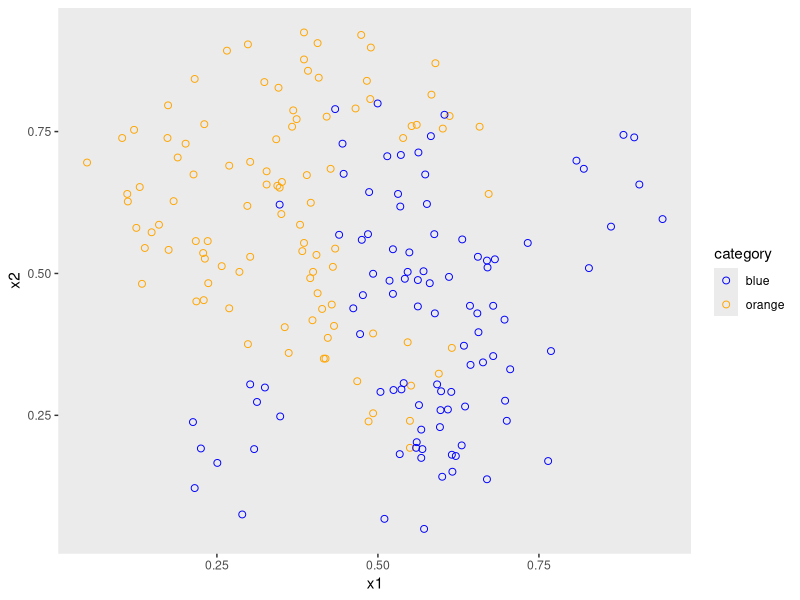
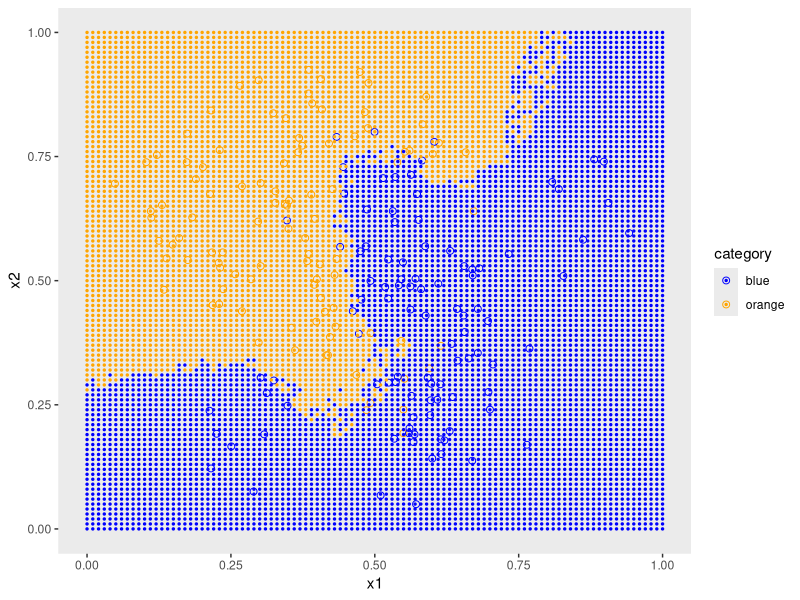
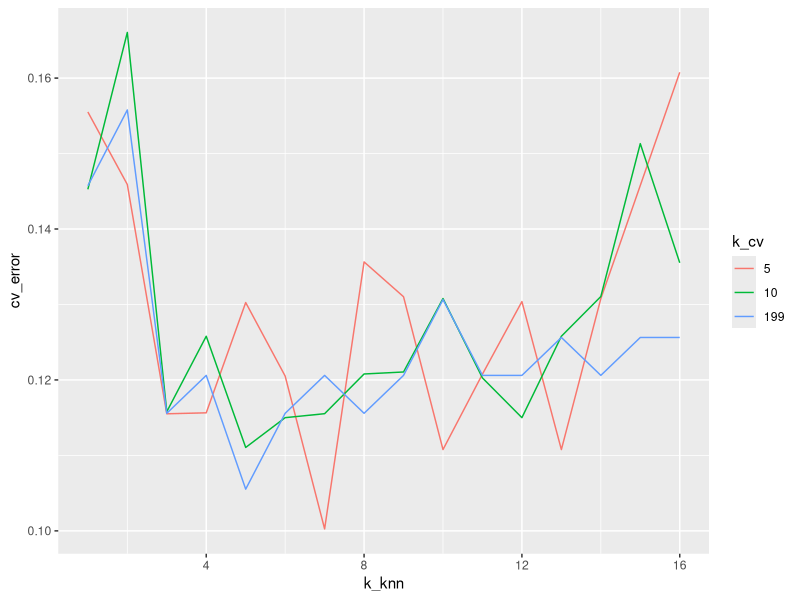

The R script that drew these images, in order: (Note: a time limit stopped this script after it produced the figures.)
#' ---
#' title: "Classification in machine learning"
#' author: Brett Melbourne
#' date: 26 Jan 2022
#' output:
#'     github_document
#' ---

#' This example is from Chapter 2.2.3 of James et al. (2021). An Introduction to
#' Statistical Learning. It is the simulated dataset in Fig 2.13.

#+ results=FALSE, message=FALSE, warning=FALSE
library(ggplot2)
library(dplyr)

#' Orange-blue data:

orbludat <-  read.csv("data/orangeblue.csv")

orbludat |> 
    ggplot() +
    geom_point(aes(x=x1, y=x2, col=category), shape=1, size=2) +
    scale_color_manual(values=c("blue","orange")) +
    theme(panel.grid=element_blank())


#' We'll start by expanding the capability of our KNN function to handle
#' multiple x variables and the classification case with 2 categories. We'll
#' also handle the case where different categories have identical estimated
#' probabilities by choosing the predicted category randomly, a standard
#' strategy in NN algorithms.

# KNN function for a data frame of x_new
# x:       x data of variables in columns (matrix, numeric)
# y:       y data, 2 categories (vector, character)
# x_new:   values of x variables at which to predict y (matrix, numeric)
# k:       number of nearest neighbors to average (scalar, integer)
# return:  predicted y at x_new (vector, character)
#
knn_classify2 <- function(x, y, x_new, k) {
    tol <- .Machine$double.eps ^ 0.5 #Tolerance for floating point equality
    category <- unique(y)
    y_int <- ifelse(y == category[1], 0, 1) #Convert categories to integers
    nx <- nrow(x)
    n <- nrow(x_new)
    c <- ncol(x_new)
    p_cat2 <- rep(NA, n)
    for ( i in 1:n ) {
    #   Distance of x_new to other x (Euclidean, i.e. sqrt(a^2+b^2+..))
        x_new_m <- matrix(x_new[i,], nx, c, byrow=TRUE)
        d <- sqrt(rowSums((x - x_new_m) ^ 2))
    #   Sort y ascending by d; break ties randomly
        y_sort <- y_int[order(d, sample(1:length(d)))]
    #   Mean of k nearest y data (gives probability of category 2)
        p_cat2[i] <- mean(y_sort[1:k])
    }
    y_pred <- ifelse(p_cat2 > 0.5, category[2], category[1])
    # Break ties if probability is equal (i.e. exactly 0.5)
    rnd_category <- sample(category, n, replace=TRUE) #vector of random labels
    y_pred <- ifelse(abs(p_cat2 - 0.5) < tol, rnd_category, y_pred)
    return(y_pred)
}


#' Test the output of the knn_classify2 function.
nm <- matrix(runif(8), nrow=4, ncol=2)
knn_classify2(x=as.matrix(orbludat[,c("x1","x2")]),
              y=orbludat$category,
              x_new=nm, 
              k=10)

#' Plot. Use this block of code to try different values of k (i.e. different
#' numbers of nearest neighbors). There are some important properties of KNN
#' that you'll notice. Smaller, even values of k will more often have equal
#' numbers of each category in the neighborhood, leading to random tie breaks.
#' These zones will show in the plot as speckled intermingling of the two
#' categories. Since these tie breaks are random, repeated runs will produce
#' slightly different plots.

grid_x  <- expand.grid(x1=seq(0, 1, by=0.01), x2=seq(0, 1, by=0.01))
pred_category <- knn_classify2(x=as.matrix(orbludat[,c("x1","x2")]),
                               y=orbludat$category,
                               x_new=as.matrix(grid_x),
                               k=10)
preds <- data.frame(grid_x, category=pred_category)

orbludat |> 
    ggplot() +
    geom_point(aes(x=x1, y=x2, col=category), shape=1, size=2) +
    geom_point(data=preds, aes(x=x1, y=x2, col=category), size=0.5) +
    scale_color_manual(values=c("blue","orange")) +
    theme(panel.grid=element_blank())


#' k-fold CV for KNN. Be careful not to confuse the k's!

# Function to divide a data set into random partitions for cross-validation
# n:       length of dataset (scalar, integer)
# k:       number of partitions (scalar, integer)
# return:  partition labels (vector, integer)
# 
random_partitions <- function(n, k) {
    min_n <- floor(n / k)
    extras <- n - k * min_n
    labels <- c(rep(1:k, each=min_n),rep(seq_len(extras)))
    partitions <- sample(labels, n)
    return(partitions)
}

# Function to perform k-fold CV for the KNN model algorithm on the orange-blue
# data from James et al. Ch 2.
# k_cv:    number of folds (scalar, integer)
# k_knn:   number of nearest neighbors to average (scalar, integer)
# return:  CV error as error rate (scalar, numeric)
#
cv_knn_orblu <- function(k_cv, k_knn) {
    orbludat$partition <- random_partitions(nrow(orbludat), k_cv)
    e <- rep(NA, k_cv)
    for ( i in 1:k_cv ) {
        test_data <- subset(orbludat, partition == i)
        train_data <- subset(orbludat, partition != i)
        pred_category <- knn_classify2(x=as.matrix(train_data[,c("x1","x2")]),
                               y=train_data$category,
                               x_new=as.matrix(test_data[,c("x1","x2")]),
                               k=k_knn)
        e[i] <- mean( test_data$category != pred_category )
    }
    cv_error <- mean(e)
    return(cv_error)
}

#' Test the function

cv_knn_orblu(k_cv=10, k_knn=10)
cv_knn_orblu(k=nrow(orbludat), k_knn=10) #LOOCV

#' Explore a grid of values for k_cv and k_knn

#+ results=FALSE, cache=TRUE
grid <- expand.grid(k_cv=c(5,10,nrow(orbludat)), k_knn=1:16)
cv_error <- rep(NA, nrow(grid))
set.seed(6456) #For reproducible results in this text
for ( i in 1:nrow(grid) ) {
    cv_error[i] <- cv_knn_orblu(grid$k_cv[i], grid$k_knn[i])
    print(round(100 * i  /nrow(grid))) #monitoring
}
result1 <- cbind(grid, cv_error)


#' Plot the result.

result1 |> 
    ggplot() +
    geom_line(aes(x=k_knn, y=cv_error, col=factor(k_cv))) +
    labs(col="k_cv")

#' We see a lot of variance in all choices for k in the cross validation, which
#' is partly due to randomly breaking ties in the KNN algorithm and partly due
#' to random folds of the data. This run of LOOCV (k_cv = 199) identifies the
#' KNN model with k_knn = 4 nearest neighbors as having the best predictive
#' performance but if we repeat the above with a different random seed, we get
#' different answers. Let's look at LOOCV and 5-fold CV with many replicate CV
#' runs with random folds. This will take about 30 minutes.

#+ results=FALSE, cache=TRUE
grid <- expand.grid(k_cv=c(5,nrow(orbludat)), k_knn=1:16)
reps <- 250
cv_error <- matrix(NA, nrow=nrow(grid), ncol=reps)
set.seed(8031) #For reproducible results in this text
for ( j in 1:reps ) {
    for ( i in 1:nrow(grid) ) {
        cv_error[i,j] <- cv_knn_orblu(grid$k_cv[i], grid$k_knn[i])
    }
    print(round(100 * j / reps)) #monitor
}
result2 <- cbind(grid, cv_error)
result2$mean_cv <- rowMeans(result2[,-(1:2)])

#' Plot the result.

result2 |>
    select(k_cv, k_knn, mean_cv) |>
    rename(cv_error=mean_cv) |>
    ggplot() +
    geom_line(aes(x=k_knn, y=cv_error, col=factor(k_cv))) +
    labs(title=paste("Mean across",reps,"k-fold CV runs"), col="k_cv")

#' and we could use the following code to print out the detailed numbers:

#+ results=FALSE
result2 |> 
    select(k_cv, k_knn, mean_cv) |>
    rename(cv_error=mean_cv) |>
    arrange(k_cv)

#' A very interesting thing we discover, most clear in the 5-fold CV, is that
#' even numbers for k_knn have a higher error rate. This is because of
#' randomness in breaking ties. There are few, if any, ties for odd values of
#' k_knn. Which value for k_knn to choose is not super clear cut with several
#' possible choices arising. LOOCV continues to look a bit unstable. I would
#' probably err toward the 5-fold CV because of its larger test set holdout. We
#' could choose k_knn = 3 or 5, which are essentially equal. I would probably go
#' for 5 nearest neighbors given the overall shape of the performance curve.
#'
#' The result here differs from Fig. 2.17 in James et al. Here, we **estimated**
#' the error rate as the CV error rate, which is the best we can do given a set
#' of data. In Fig. 2.17 the error rate is the theoretical error rate from the
#' underlying "true" categories of the simulated model. Hence the CV error rate
#' has underestimated the true error rate and identified a different k_knn than
#' the "true" optimal value.
